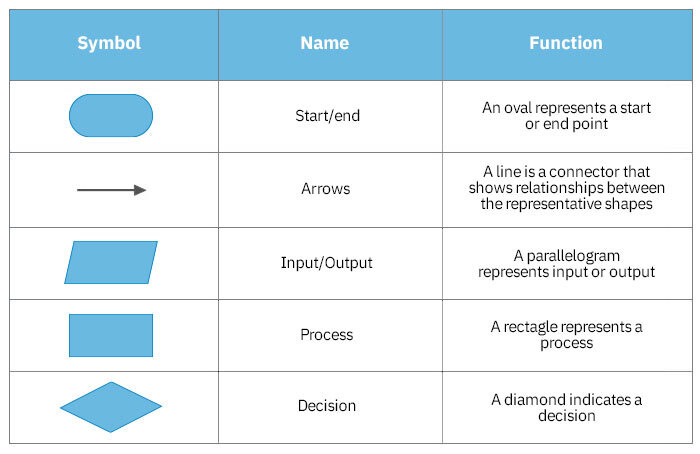
#> input picture basic-symbols-table.jpg, 700 x 454 px
$ python pytesseract.py
#> lines starting #> are read from the running program, lines starting #| are printed output that depends on the picture
import pytesseract
from PIL import Image

# import pytesseract as pt
# text = pt.image_to_string(img)


# Load the image
image = Image.open('basic-symbols-table.jpg')
#> image is the input picture: PIL image 700x454 RGB; mean R, G, B 219.8, 234.8, 242.2

# Convert the image to grayscale
image = image.convert('L')
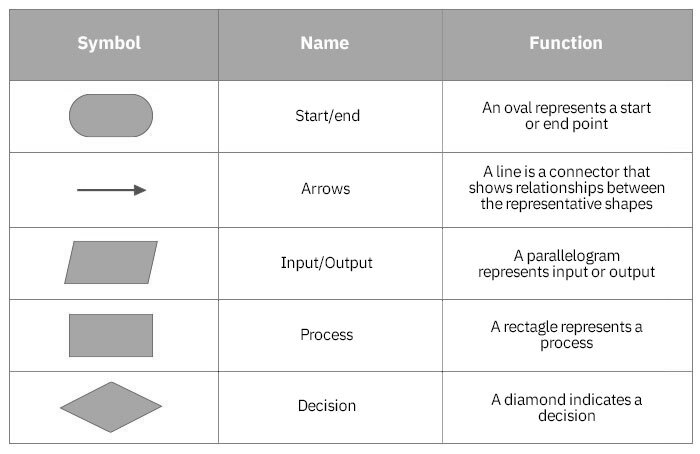
#> image: PIL image 700x454 L; min 0, max 255, mean 231.2

# Use Pytesseract to extract the text from the image
#> (the run stopped early here; a loop or call above may not have finished)
